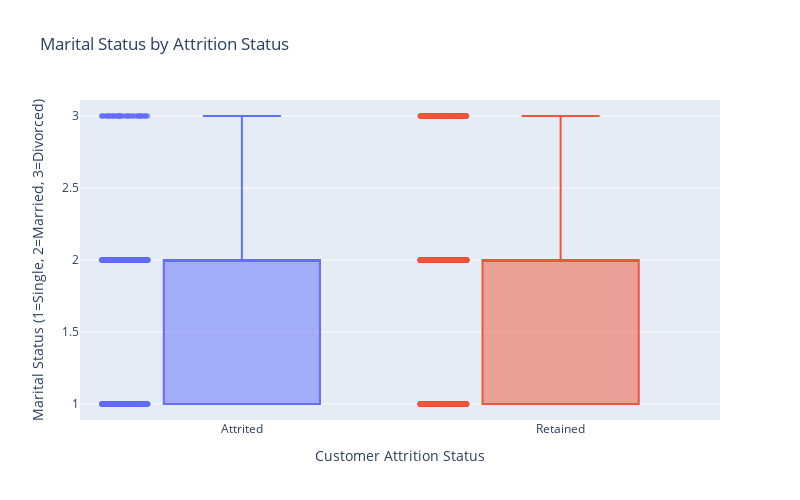

The cell this chart's notebook holds for it:
### Markdown cell above
A p-value score of 0.06 suggests the lack of evidence to negate the null hypothesis. There is not enough evidence to link customers who are singles to attrition status.

### Code cell
# Combine into one DataFrame
marital_plot_df = pd.concat([
    pd.DataFrame({"Marital_Status": mar_attrited, "Attrition_Label": "Attrited"}),
    pd.DataFrame({"Marital_Status": mar_retained, "Attrition_Label": "Retained"})
])

# Create boxplot
fig = px.box(
    marital_plot_df,
    x="Attrition_Label",
    y="Marital_Status",
    color="Attrition_Label",
    points="all",
    title="Marital Status by Attrition Status",
    labels={
        "Attrition_Label": "Customer Attrition Status",
        "Marital_Status": "Marital Status (1=Single, 2=Married, 3=Divorced)"
    },
    width=800,
    height=500
)

fig.update_traces(marker=dict(opacity=0.4, size=5), jitter=0.3)
fig.update_layout(showlegend=False)
fig.show()

### Figure 1 — Plotly figure (JSON) as saved in the notebook; plotly's stock layout.template omitted (floating-point values rounded to 4 significant figures; data arrays with more than 128 entries replaced by an {"elided": "..."} marker saying what was removed)
{"data": [{"alignmentgroup": "True", "boxpoints": "all", "hovertemplate": "Customer Attrition Status=%{x}<br>Marital Status (1=Single, 2=Married, 3=Divorced)=%{y}<extra></extra>", "jitter": 0.3, "legendgroup": "Attrited", "marker": {"color": "#636efa", "opacity": 0.4, "size": 5}, "name": "Attrited", "notched": false, "offsetgroup": "Attrited", "orientation": "v", "showlegend": true, "type": "box", "x": {"elided": "1498 str values"}, "x0": " ", "xaxis": "x", "y": {"elided": "1498 float values"}, "y0": " ", "yaxis": "y"}, {"alignmentgroup": "True", "boxpoints": "all", "hovertemplate": "Customer Attrition Status=%{x}<br>Marital Status (1=Single, 2=Married, 3=Divorced)=%{y}<extra></extra>", "jitter": 0.3, "legendgroup": "Retained", "marker": {"color": "#EF553B", "opacity": 0.4, "size": 5}, "name": "Retained", "notched": false, "offsetgroup": "Retained", "orientation": "v", "showlegend": true, "type": "box", "x": {"elided": "7880 str values"}, "x0": " ", "xaxis": "x", "y": {"elided": "7880 float values"}, "y0": " ", "yaxis": "y"}], "layout": {"boxmode": "overlay", "height": 500, "legend": {"title": {"text": "Customer Attrition Status"}, "tracegroupgap": 0}, "showlegend": false, "title": {"text": "Marital Status by Attrition Status"}, "width": 800, "xaxis": {"anchor": "y", "categoryarray": ["Attrited", "Retained"], "categoryorder": "array", "domain": [0, 1], "title": {"text": "Customer Attrition Status"}}, "yaxis": {"anchor": "x", "domain": [0, 1], "title": {"text": "Marital Status (1=Single, 2=Married, 3=Divorced)"}}}}
